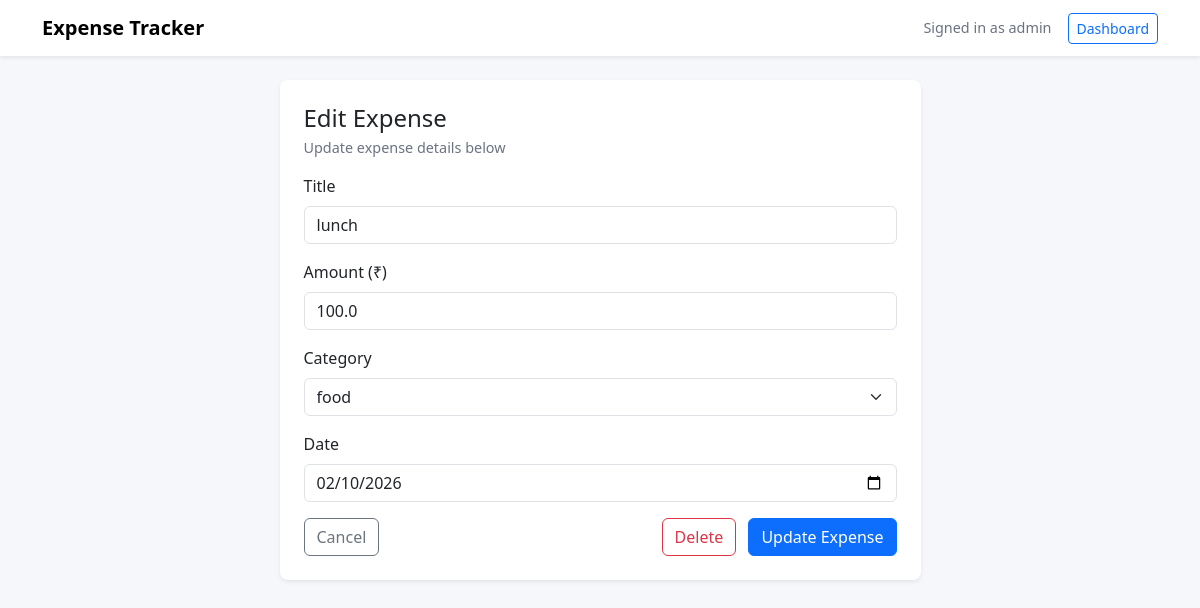
Page /edit/3/ (signed in) on the committed database.
### tracker/models.py (models this page shows, shortened)
class Expense(models.Model):
    user = models.ForeignKey(User, on_delete=models.CASCADE)
    category = models.ForeignKey(Category, on_delete=models.CASCADE)
    title = models.CharField(max_length=100)
    amount = models.FloatField()
    date = models.DateField()

class Category(models.Model):
    name = models.CharField(max_length=100)

### tracker/views.py (the view, shortened to what this page needs)
# urls.py: path('edit/<int:expense_id>/', views.edit_expense, name='edit_expense'),
@login_required
def edit_expense(request, expense_id):
    expense = get_object_or_404(Expense, id=expense_id, user=request.user)
    categories = Category.objects.all()
    return render(request, 'tracker/edit_expense.html', {
        'expense': expense,
        'categories': categories
    })

### tracker/templates/tracker/edit_expense.html (shortened to what this page needs)
<!DOCTYPE html>
<html lang="en">
  <head>
    <link href="https://cdn.jsdelivr.net/npm/bootstrap@5.3.2/dist/css/bootstrap.min.css" rel="stylesheet">
  </head>
  <body>
    <nav class="navbar navbar-expand bg-white shadow-sm mb-4">
      <div class="container">
        <a class="navbar-brand fw-bold" href="/">Expense Tracker</a>
        <div class="d-flex align-items-center">
          <span class="me-3 small-muted">Signed in as {{ user.username }}</span>
          <a class="btn btn-outline-primary btn-sm" href="{% url 'dashboard' %}">Dashboard</a>
        </div>
      </div>
    </nav>
    <div class="container">
      <div class="row justify-content-center">
        <div class="col-md-7">
          <div class="card shadow-sm p-4">
            <h4 class="mb-1">Edit Expense</h4>
            <p class="small-muted mb-3">Update expense details below</p>
            <form method="POST" novalidate>
              <div class="mb-3">
                <label class="form-label">Title</label>
                <input type="text" name="title" class="form-control" placeholder="e.g., Grocery" value="{{ expense.title }}" required>
              </div>
              <div class="mb-3">
                <label class="form-label">Amount (₹)</label>
                <input type="number" name="amount" step="0.01" class="form-control" placeholder="0.00" value="{{ expense.amount }}" required>
              </div>
              <div class="mb-3">
                <label class="form-label">Category</label>
                <select name="category" class="form-select" required>
                  {% for category in categories %}
                    <option value="{{ category.id }}" {% if category.id == expense.category.id %}selected{% endif %}>
                      {{ category.name }}
                    </option>
                  {% endfor %}
                </select>
              </div>
              <div class="mb-3">
                <label class="form-label">Date</label>
                <input type="date" name="date" class="form-control" value="{{ expense.date|date:'Y-m-d' }}" required>
              </div>
              <div class="d-flex justify-content-between">
                <a href="{% url 'dashboard' %}" class="btn btn-outline-secondary">Cancel</a>
                <div>
                  <a href="{% url 'delete_expense' expense.id %}" class="btn btn-outline-danger me-2" onclick="return confirm('Are you sure you want to delete this expense?');">Delete</a>
                  <button type="submit" class="btn btn-primary">Update Expense</button>
                </div>
              </div>
            </form>
          </div>
        </div>
      </div>
    </div>
  </body>
</html>

### tracker/templates/tracker/edit_expense.html (style rules this page uses)
body { background:#f5f7fb; }
.small-muted { font-size:0.9rem; color:#6b7280; }
.card { border: none; border-radius: 0.5rem; }

### rows in the picture
Expense: title "lunch", amount "100.0", category "food", date "02/10/2026"

### other values in the picture
{{ user.username }} "admin"
